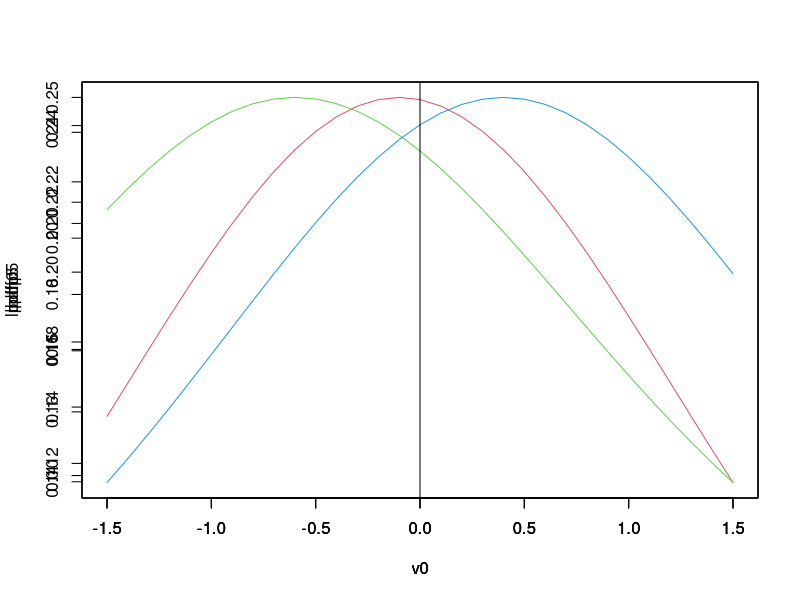

R code for this plot:
#this code plots the three PDFs around the zero line, 
#to the right of which the legislator votes for the status quo (B's favorite option)
v0 <- seq(-1.5, 1.5, 0.1)

s = -.1                          #scale parameter to shift each pdf; add negative to alpha value
lpdf0 <- dlogis(v0, location = 0+s, scale = 1, log = FALSE)      #middle / X
lpdfnp5 <- dlogis(v0, location = -0.5+s, scale = 1, log = FALSE) #friend / left / Z
lpdfp5 <- dlogis(v0, location = 0.5+s, scale = 1, log = FALSE)   #foe / right / Y

plot(v0,lpdf0,col=2, type="l")   #col=2 is red
par(new=T)                       #holds plot for next series
plot(v0,lpdfnp5,col=3, type="l") #col=3 is green
par(new=T)
plot(v0,lpdfp5,col=4, type="l")  #col=4 is blue
par(new=T)
abline(v=0)                      #draws vertical black line